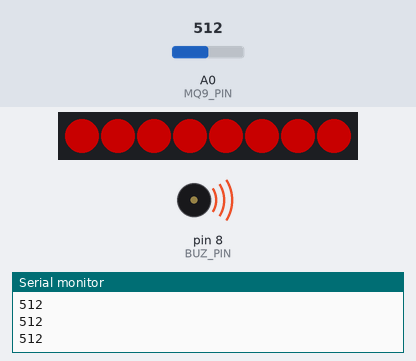
Bench run of a sketch on a simulated Arduino Uno, built with avr-gcc and run on an emulated ATmega328P. On the bench: 8 RGB LEDs in strip order, left to right, buzzer (waves = sounding), the last lines printed to the serial monitor. The inputs (shaded band) are chosen by the test bench; at power-on: A0 (MQ9_PIN) = 512. Dim RGB values are drawn brighter than linear.

Above: at 3.2 s.
3.3 s: A0 (MQ9_PIN) set to 306
At 3.9 s:
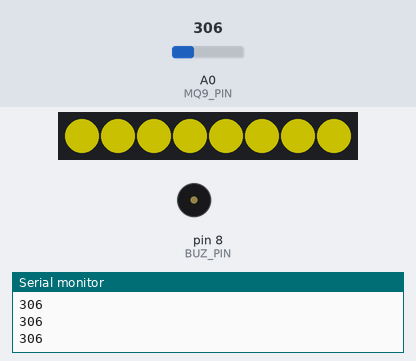
5.0 s: A0 (MQ9_PIN) set to 140
At 5.6 s:
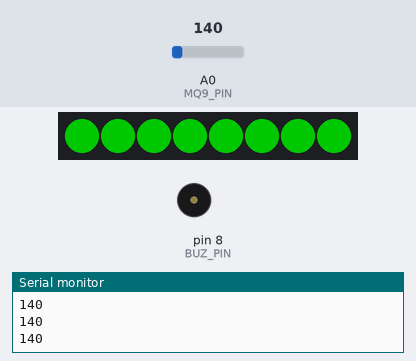
6.5 s: A0 (MQ9_PIN) set to 160
At 7.3 s:
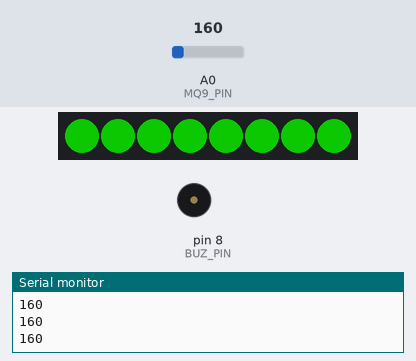
Timing chart, 0 to 9.5 s (numbered marks = the images above; inputs shaded):
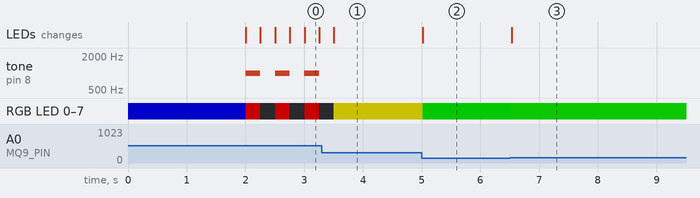

The sketch:

code.ino
```cpp
#include <Adafruit_NeoPixel.h>

#define LED_PIN 2   // led pin
#define MQ9_PIN A0   //sensor pin
#define BUZ_PIN 8    // buzzer pin
#define NUM_LEDS 8   // set the no of leds in  led strip

Adafruit_NeoPixel strip(NUM_LEDS, LED_PIN, NEO_GRB + NEO_KHZ800);

int safeLevel = 150;  // safe level of air quality
int alarmLevel = 450;  // level of air which is hazardous

void setup() {
  Serial.begin(9600);
  pinMode(BUZ_PIN, OUTPUT);
  pinMode(MQ9_PIN, INPUT);

  strip.begin();
  strip.setBrightness(100);  //set the brighness of the leds
  strip.show();

  for(int i = 0; i < NUM_LEDS; i++) {
    strip.setPixelColor(i, strip.Color(0, 0, 255));
  }
  strip.show();
  delay(2000);
}

void loop() {
  int val = analogRead(MQ9_PIN);
  Serial.println(val);

  if (val >= alarmLevel) {
    tone(BUZ_PIN, 1000);

    for(int i = 0; i < NUM_LEDS; i++) {
      strip.setPixelColor(i, strip.Color(255, 0, 0));
    }
    strip.show();
    delay(250);

    noTone(BUZ_PIN);
    strip.clear();
    strip.show();
    delay(250);

  } else {
    noTone(BUZ_PIN);

    int cVal = constrain(val, safeLevel, alarmLevel);
    long hue = map(cVal, safeLevel, alarmLevel, 21845, 0);   // maps  the color of the leds with the sensor reading of AIR
    uint32_t color = strip.ColorHSV(hue, 255, 255);

    for(int i = 0; i < NUM_LEDS; i++) {
      strip.setPixelColor(i, color);
    }
    strip.show();

    delay(100);
  }
}
```

Measured:
- after the input at 3.3 s, tone on pin 8 (BUZ_PIN): stops changing and stays silent; the LEDs: change after 0.21 s (image 1)
- after the input at 5.0 s, RGB LED 0–7: RGB(100, 96, 0) → RGB(0, 100, 0) at once; the LEDs: change at once (image 2)
- after the input at 6.5 s, RGB LED 0–7: RGB(0, 100, 0) → RGB(6, 100, 0) at once
- by itself, tone on pin 8 (BUZ_PIN): alternates 1000 Hz for 0.25 s and silent for 0.25 s
